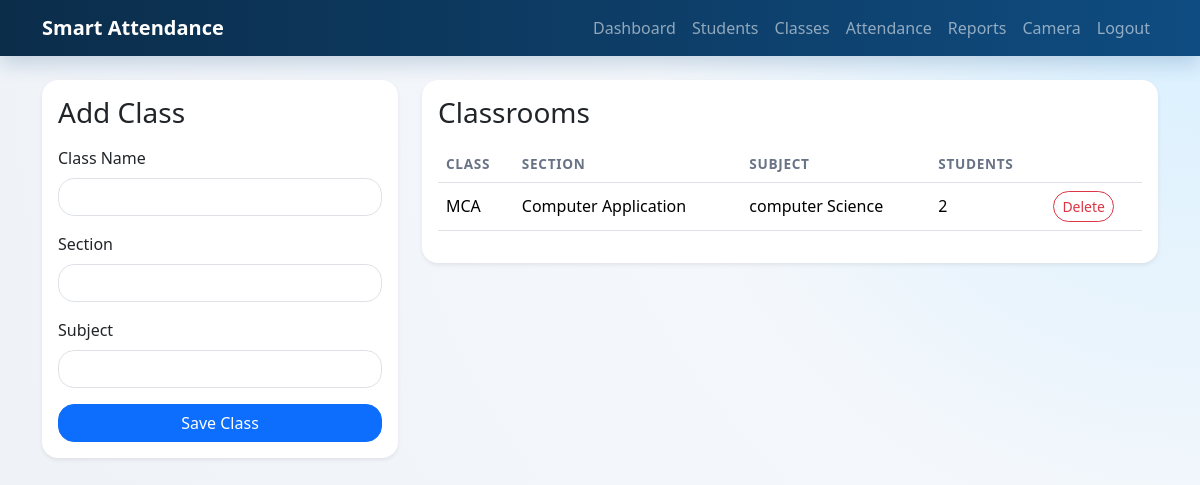
The page /classes (signed in) on the database its author committed.
### app/models.py (models this page shows, shortened)
class ClassRoom(db.Model):
    __tablename__ = "classrooms"
    id = db.Column(db.Integer, primary_key=True)
    class_name = db.Column(db.String(100), nullable=False)
    section = db.Column(db.String(30), nullable=False)
    subject = db.Column(db.String(120), nullable=True)
    created_at = db.Column(db.DateTime, default=datetime.utcnow, nullable=False)
    students = db.relationship(
        "Student", back_populates="classroom", cascade="all, delete-orphan"
    )
    attendance_records = db.relationship(
        "Attendance", back_populates="classroom", cascade="all, delete-orphan"
    )

### app/routes.py (the view, shortened to what this page needs)
@main_bp.route("/classes", methods=["GET", "POST"])
@login_required
def classes():
    form = ClassRoomForm()
    classes_list = ClassRoom.query.order_by(ClassRoom.created_at.desc()).all()
    return render_template("classes.html", form=form, classes=classes_list)

### app/forms.py
class ClassRoomForm(FlaskForm):
    class_name = StringField("Class Name", validators=[DataRequired(), Length(max=100)])
    section = StringField("Section", validators=[DataRequired(), Length(max=30)])
    subject = StringField("Subject", validators=[Optional(), Length(max=120)])
    submit = SubmitField("Save Class")

### app/auth.py (called while the page is built)
def login_required(view):
    @wraps(view)
    def wrapped_view(**kwargs):
        if g.admin is None:
            return redirect(url_for("auth.login", next=request.url))
        return view(**kwargs)
    return wrapped_view

@auth_bp.before_app_request
def load_logged_in_admin() -> None:
    admin_id = session.get("admin_id")
    g.admin = Admin.query.get(admin_id) if admin_id else None

### app/templates/classes.html (shortened to what this page needs)
{% extends "base.html" %}
{% block content %}
<div class="row g-4">
    <div class="col-lg-4">
        <div class="card border-0 shadow-sm rounded-4">
            <div class="card-body">
                <h3 class="mb-3">Add Class</h3>
                <form method="POST">
                    <div class="mb-3">
                        {{ form.class_name.label(class="form-label") }}
                        {{ form.class_name(class="form-control") }}
                    </div>
                    <div class="mb-3">
                        {{ form.section.label(class="form-label") }}
                        {{ form.section(class="form-control") }}
                    </div>
                    <div class="mb-3">
                        {{ form.subject.label(class="form-label") }}
                        {{ form.subject(class="form-control") }}
                    </div>
                    <div class="d-grid">
                        {{ form.submit(class="btn btn-primary") }}
                    </div>
                </form>
            </div>
        </div>
    </div>
    <div class="col-lg-8">
        <div class="card border-0 shadow-sm rounded-4">
            <div class="card-body">
                <h3 class="mb-3">Classrooms</h3>
                <div class="table-responsive">
                    <table class="table align-middle">
                        <thead>
                            <tr>
                                <th>Class</th>
                                <th>Section</th>
                                <th>Subject</th>
                                <th>Students</th>
                                <th></th>
                            </tr>
                        </thead>
                        <tbody>
                            {% for classroom in classes %}
                            <tr>
                                <td>{{ classroom.class_name }}</td>
                                <td>{{ classroom.section }}</td>
                                <td>{{ classroom.subject or '-' }}</td>
                                <td>{{ classroom.students|length }}</td>
                                <td>
                                    <form method="POST" action="{{ url_for('main.delete_class', class_id=classroom.id) }}" onsubmit="return confirm('Delete this class?');">
                                        <button class="btn btn-sm btn-outline-danger">Delete</button>
                                    </form>
                                </td>
                            </tr>
                            {% else %}
                            <tr><td colspan="5" class="text-center text-muted">No classes created yet.</td></tr>
                            {% endfor %}
                        </tbody>
                    </table>
                </div>
            </div>
        </div>
    </div>
</div>
{% endblock %}

### app/static/css/style.css (style rules this page uses)
:root { --bg: #f4f7fb; --ink: #162033; --muted: #697386; --brand: #0f4c81; --brand-soft: #dceeff; --card-shadow: 0 14px 40px rgba(22, 32, 51, 0.08); }
body { background: radial-gradient(circle at top right, #d9f0ff 0%, #f4f7fb 38%, #eef2f7 100%); color: var(--ink); min-height: 100vh; }
.card, .table, .form-control, .form-select, .btn { border-radius: 1rem !important; }
.table thead th { color: var(--muted); font-size: 0.85rem; text-transform: uppercase; letter-spacing: 0.05em; }

### rows shown on the page
ClassRoom: class_name "MCA", section "Computer Application", subject "computer Science", students|length "2"
